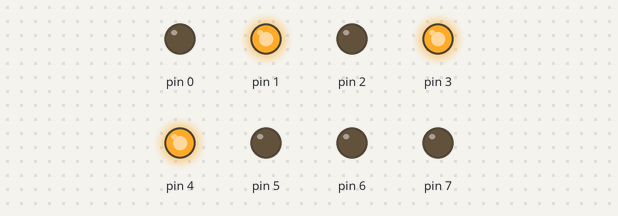
This sketch was run on a simulated Arduino Uno, built with avr-gcc and run on an emulated ATmega328P. On the bench: output pins drawn as LEDs (lit = HIGH).

Above: at 0.1 s.
At 0.7 s:
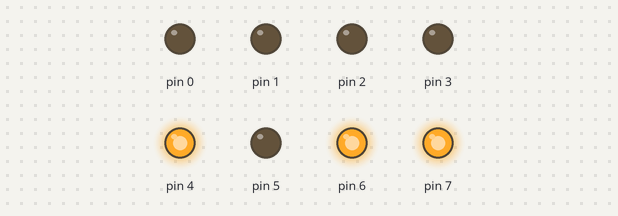
At 1.1 s:
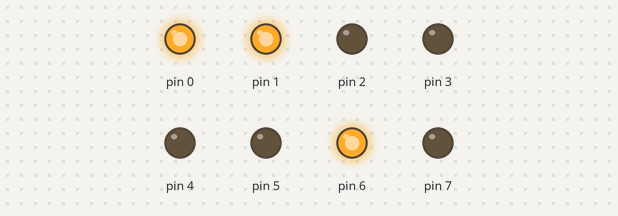
At 1.5 s:
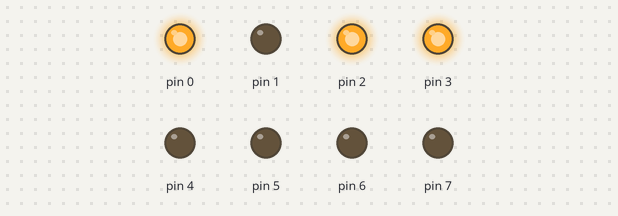
At 2.5 s:
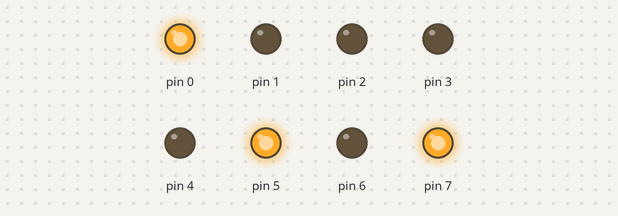
At 3.5 s:
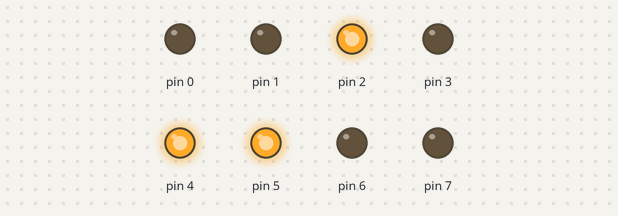
Timing chart, 0 to 3.8 s (numbered marks = the images above):
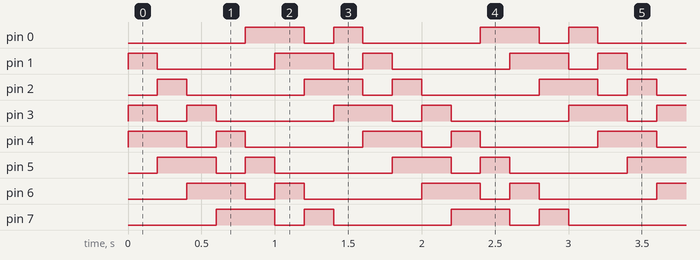

Measured:
- by itself, pin 0, pin 3–7: repeats every 1.6 s: LOW 0.20 s, HIGH 0.20 s, LOW 0.80 s, HIGH 0.40 s
- by itself, pin 1, pin 2: repeats every 1.6 s: LOW 0.80 s, HIGH 0.40 s, LOW 0.20 s, HIGH 0.20 s
- by itself, everything shown: repeats every 1.6 s, in 8 steps

The sketch:

3-Corrimiento-Led-Arduino.ino
```cpp
/*
  AUTOR: MICROSIDE TECHNOLOGY S.A. DE C.V.
  FECHA: JUNIO 2019
*/
/**************************************************************************
  Implementar corrimiento de 8 bits y desplegar el valor en 8 LEDs
**************************************************************************/
void setup()
{
   DDRD = B11111111; //Configura puerto D como salida
}

void loop()
{
   PORTD = 0x0D; //Valor inicial del puerto
   while (1)
   {
      PORTD = (PORTD << 1) | (PORTD >> 7); //corrimiento
      delay (200); //Retardo de 200ms
   }
}
```
